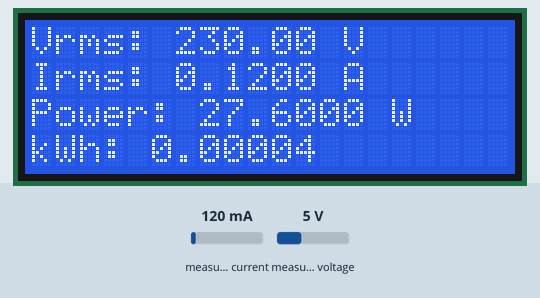
The sketch below on a simulated ESP32. Shown: 20×4 character LCD. The inputs (shaded band) are chosen by the test bench; at power-on: measured current 120 mA, measured voltage 5 V. WiFi joins after 1.5 s; servers stay silent unless stated; uploads are accepted with an empty reply; EEPROM starts erased; what the sketch prints to the serial monitor is not drawn.

Above: at 9.5 s.
9.6 s: measured current set to 40 mA
At 14.9 s:
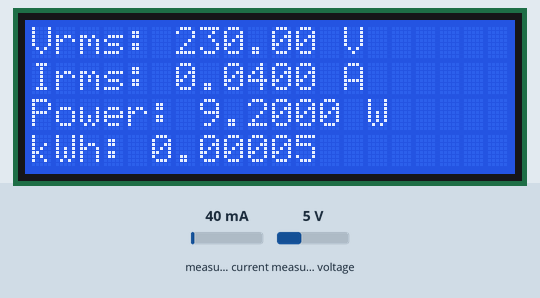
20.4 s: measured voltage set to 0.3 V
At 24.9 s:
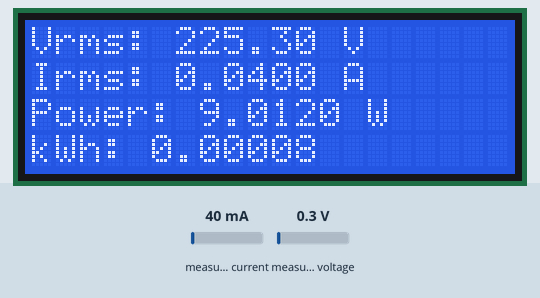
30.4 s: measured current set to 500 mA
At 35.0 s:
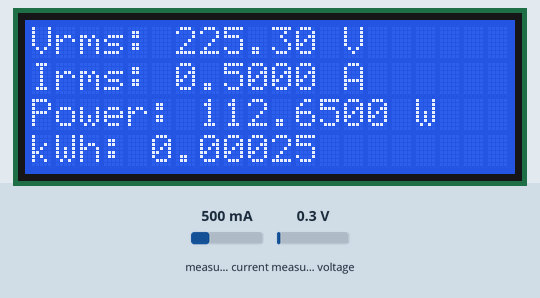
40.4 s: measured voltage set to 3.8 V
At 45.0 s:
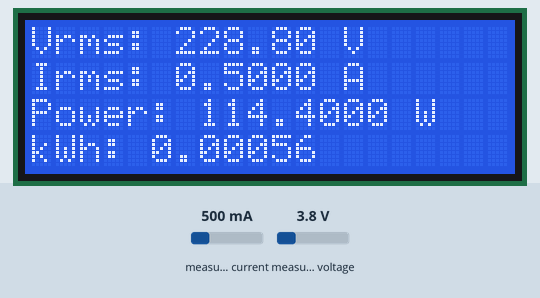
50.4 s: measured current set to 1000 mA
At 55.0 s:
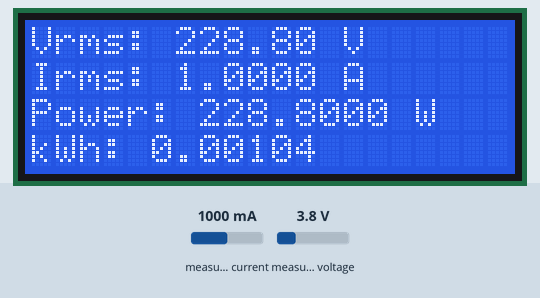
60.4 s: measured voltage set to 7.5 V
At 65.0 s:
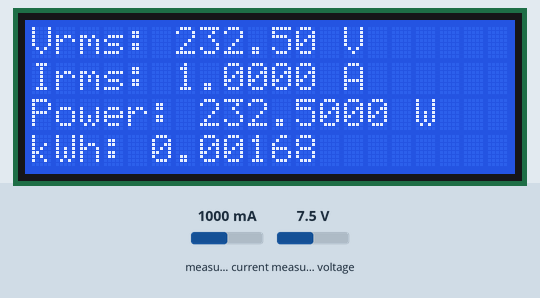
Timing chart, 0 to 66.5 s (numbered marks = the images above; inputs shaded):
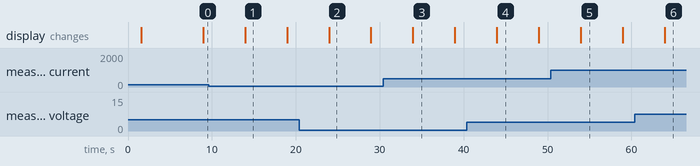

Measured:
- what the display in image 3 shows lasts 5.0 s, from 34.0 s to 39.0 s

The sketch:

main.ino
```cpp
// GreenGru ESP32 smart meter — Blynk + HTTP → POST /api/iot/ingest
// Scope: financing electricity score ONLY — never CBAM tariff (PRD §12).
//
// CISA grid EF (0.5568 / 0.5942 t/MWh) is applied in the GreenGru web app
// from live kWh — enterprise chooses green-power trading yes/no there.
// Do not hardcode that choice on the ESP32.
//
// If Serial Monitor is blank after upload: you were stuck in Blynk.begin().
// This sketch prints BEFORE Wi‑Fi and never blocks forever on Blynk.

#define BLYNK_TEMPLATE_ID "TMPL6ZLhm75BS"
#define BLYNK_TEMPLATE_NAME "SmartCarbonMeter"
#define BLYNK_AUTH_TOKEN "YOUR_BLYNK_AUTH_TOKEN"
#define BLYNK_PRINT Serial

#include "EmonLib.h"
#include <EEPROM.h>
#include <WiFi.h>
#include <WiFiClient.h>
#include <HTTPClient.h>
#include <BlynkSimpleEsp32.h>
#include <Wire.h>
#include <LiquidCrystal_I2C.h>

LiquidCrystal_I2C lcd(0x27, 20, 4);
bool lcdOk = false;
bool blynkOk = false;

const float vCalibration = 41.5;
const float currCalibration = 0.15;

char auth[] = BLYNK_AUTH_TOKEN;
char ssid[] = "YOUR_WIFI_SSID";       // 2.4 GHz only for classic ESP32
char pass[] = "YOUR_WIFI_PASSWORD";

const char* GREENGRU_HOST = "192.168.1.25";
const uint16_t GREENGRU_PORT = 8000;
const char* GREENGRU_COMPANY_ID = "demo-hengfeng";

EnergyMonitor emon;
BlynkTimer timer;

float kWh = 0.0;
unsigned long lastMillis = millis();
const int addrKWh = 12;

void sendEnergyData();
void sendEnergyDataToGreenGru(float vrms, float irms, float powerW, float kwh);
void readEnergyDataFromEEPROM();
void saveEnergyDataToEEPROM();
bool connectWifi(uint32_t timeoutMs);
bool connectBlynk(uint32_t timeoutMs);

void setup() {
  Serial.begin(115200);
  delay(1500);  // give USB-UART time after hard reset from upload
  Serial.println();
  Serial.println("=== GreenGru smart meter boot ===");
  Serial.printf("SSID=%s  GreenGru=%s:%u\n", ssid, GREENGRU_HOST, GREENGRU_PORT);

  EEPROM.begin(32);
  readEnergyDataFromEEPROM();

  emon.voltage(35, vCalibration, 1.7);
  emon.current(34, currCalibration);

  // LCD is optional — wrong library / missing panel must not hang boot
  Wire.begin();
  Wire.setTimeOut(200);
  lcdOk = true;
  lcd.init();
  lcd.backlight();
  lcd.clear();
  lcd.print("Booting...");
  Serial.println("LCD init done (ignore avr-architecture warning)");

  Serial.println("Connecting WiFi...");
  if (!connectWifi(20000)) {
    Serial.println("WiFi FAILED — check 2.4GHz SSID/password. Metering still runs.");
    if (lcdOk) {
      lcd.clear();
      lcd.print("WiFi FAIL");
    }
  } else {
    Serial.print("WiFi OK  IP=");
    Serial.println(WiFi.localIP());
  }

  Serial.println("Connecting Blynk...");
  blynkOk = connectBlynk(15000);
  if (blynkOk) {
    Serial.println("Blynk OK");
  } else {
    Serial.println("Blynk FAILED/timeout — GreenGru HTTP still works if WiFi is up.");
  }

  timer.setInterval(5000L, sendEnergyData);
  lastMillis = millis();
  Serial.println("Timer started — readings every 5s");
  Serial.printf("GreenGru target: http://%s:%u/api/iot/ingest\n", GREENGRU_HOST, GREENGRU_PORT);
  Serial.println("=== setup complete ===");
}

void loop() {
  if (blynkOk) {
    Blynk.run();
  }
  timer.run();
}

bool connectWifi(uint32_t timeoutMs) {
  WiFi.mode(WIFI_STA);
  WiFi.begin(ssid, pass);
  uint32_t start = millis();
  while (WiFi.status() != WL_CONNECTED && (millis() - start) < timeoutMs) {
    delay(400);
    Serial.print(".");
  }
  Serial.println();
  return WiFi.status() == WL_CONNECTED;
}

bool connectBlynk(uint32_t timeoutMs) {
  if (WiFi.status() != WL_CONNECTED) return false;
  Blynk.config(auth);
  uint32_t start = millis();
  while (!Blynk.connect() && (millis() - start) < timeoutMs) {
    delay(200);
    Serial.print("b");
  }
  Serial.println();
  return Blynk.connected();
}

void sendEnergyData() {
  Serial.println("--- sample ---");
  emon.calcVI(20, 2000);

  unsigned long currentMillis = millis();
  kWh += emon.apparentPower * (currentMillis - lastMillis) / 3600000000.0;
  lastMillis = currentMillis;

  Serial.printf("Vrms: %.2fV  Irms: %.4fA  Power: %.4fW  kWh: %.5f\n",
                emon.Vrms, emon.Irms, emon.apparentPower, kWh);

  saveEnergyDataToEEPROM();

  if (blynkOk && Blynk.connected()) {
    Blynk.virtualWrite(V0, emon.Vrms);
    Blynk.virtualWrite(V1, emon.Irms);
    Blynk.virtualWrite(V2, emon.apparentPower);
    Blynk.virtualWrite(V3, kWh);
  }

  sendEnergyDataToGreenGru(emon.Vrms, emon.Irms, emon.apparentPower, kWh);

  if (lcdOk) {
    lcd.clear();
    lcd.setCursor(0, 0);
    lcd.print("Vrms: ");
    lcd.print(emon.Vrms, 2);
    lcd.print(" V");
    lcd.setCursor(0, 1);
    lcd.print("Irms: ");
    lcd.print(emon.Irms, 4);
    lcd.print(" A");
    lcd.setCursor(0, 2);
    lcd.print("Power: ");
    lcd.print(emon.apparentPower, 4);
    lcd.print(" W");
    lcd.setCursor(0, 3);
    lcd.print("kWh: ");
    lcd.print(kWh, 5);
  }
}

void sendEnergyDataToGreenGru(float vrms, float irms, float powerW, float kwh) {
  if (kwh <= 0.0f) {
    Serial.println("GreenGru skip: kWh must be > 0");
    return;
  }
  if (WiFi.status() != WL_CONNECTED) {
    Serial.println("GreenGru skip: WiFi not connected");
    return;
  }

  char ts[40];
  // Unique timestamp every sample (avoids unique(company_id, reading_timestamp) collisions)
  unsigned long ms = millis();
  snprintf(ts, sizeof(ts), "2026-07-21T%02lu:%02lu:%02lu.%03lu",
           (ms / 3600000UL) % 24UL,
           (ms / 60000UL) % 60UL,
           (ms / 1000UL) % 60UL,
           ms % 1000UL);

  char url[96];
  snprintf(url, sizeof(url), "http://%s:%u/api/iot/ingest", GREENGRU_HOST, GREENGRU_PORT);

  // High-precision kWh — bulb prototypes are often 0.00001–0.05 kWh
  char body[320];
  snprintf(body, sizeof(body),
           "{\"company_id\":\"%s\",\"reading_timestamp\":\"%s\","
           "\"voltage\":%.4f,\"current\":%.6f,\"power_w\":%.6f,\"kwh\":%.8f}",
           GREENGRU_COMPANY_ID, ts, vrms, irms, powerW, kwh);

  HTTPClient http;
  http.setTimeout(5000);
  http.begin(url);
  http.addHeader("Content-Type", "application/json");
  int code = http.POST(body);
  Serial.printf("GreenGru POST %d  %s\n", code, body);
  if (code > 0) {
    Serial.println(http.getString());
  } else {
    Serial.printf("HTTP error: %s\n", http.errorToString(code).c_str());
  }
  http.end();
}

void readEnergyDataFromEEPROM() {
  EEPROM.get(addrKWh, kWh);
  if (isnan(kWh)) {
    kWh = 0.0;
    saveEnergyDataToEEPROM();
  }
}

void saveEnergyDataToEEPROM() {
  EEPROM.put(addrKWh, kWh);
  EEPROM.commit();
}
```
